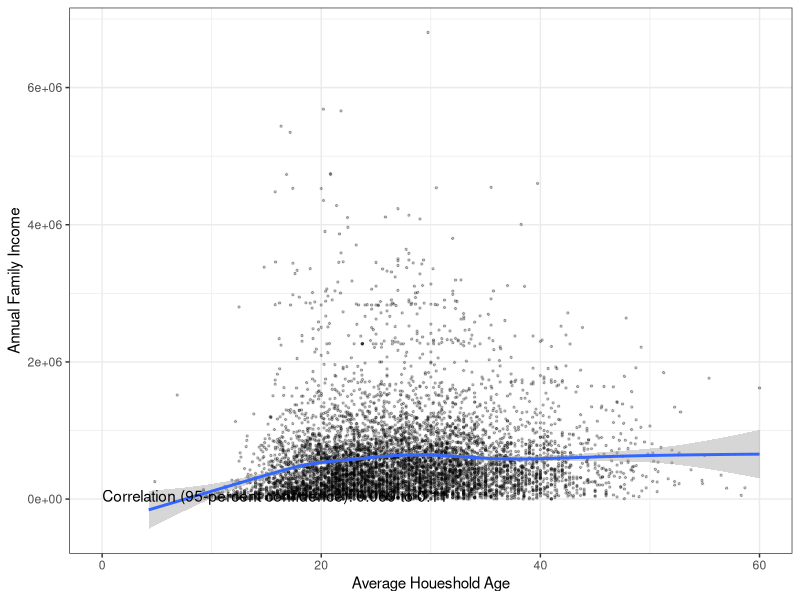
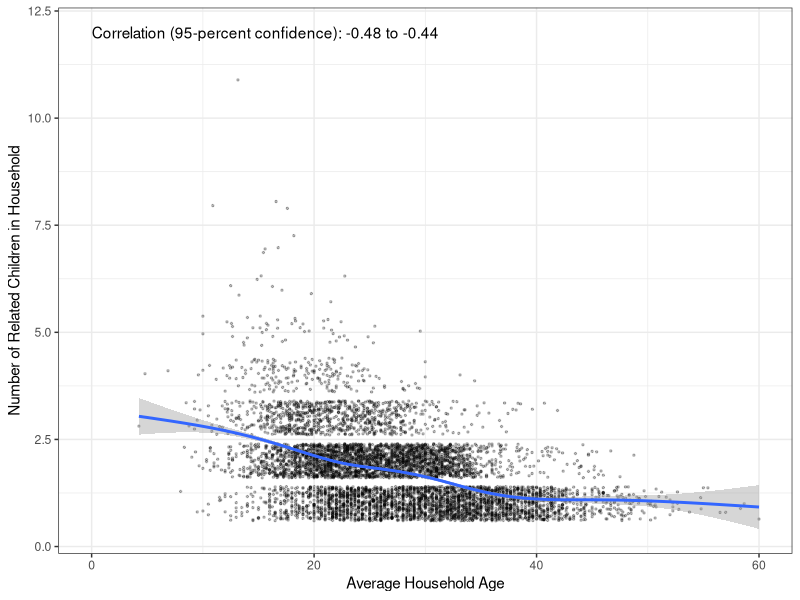
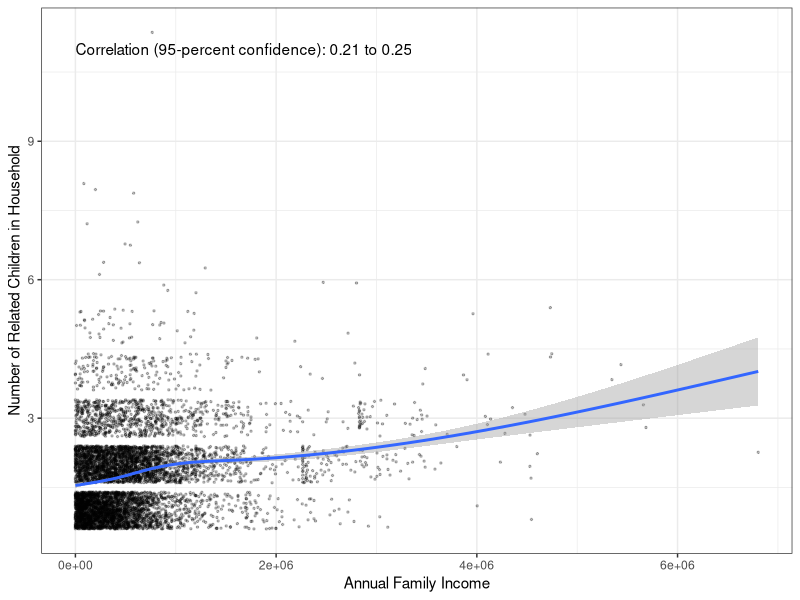

Recreate these plots in R, in order. (Note: this script raises an error after producing the figures.)
## ---- chunk 1
library(tidyverse)
library(ggplot2)
mfa<- read.csv("2017 ACS Family Assistance Household.csv")
## ---- chunk 2
head(mfa)
## ---- chunk 3
#Age on Income 
correlation_aoi <- cor.test(mfa$AGE, mfa$FINC)

correlation_aoi
ggplot(mfa, aes(x = AGE, y = FINC)) +
  geom_point(size = 0.5, alpha = 0.25, position = "jitter") +
  geom_smooth() +
  theme_bw() +
  scale_x_continuous(name = "Average Houeshold Age") +
  scale_y_continuous(name = "Annual Family Income") +
  annotate(geom = "text", x = 0, y = 50000, 
           label = paste("Correlation (95-percent confidence):",
                         prettyNum(correlation_aoi$conf.int[1], digits = 2), 
                         "to",
                         prettyNum(correlation_aoi$conf.int[2], digits = 2)),
           hjust = 0)
  
## ---- chunk 4
#Age on Number of Related Children
correlation_aoc <- cor.test(mfa$AGE, mfa$KIDS)

correlation_aoc
ggplot(mfa, aes(x = AGE, y = KIDS)) +
  geom_point(size = 0.5, alpha = 0.25, position = "jitter") +
  geom_smooth() +
  theme_bw() +
  scale_x_continuous(name = "Average Household Age") +
  scale_y_continuous(name = "Number of Related Children in Household") +
  annotate(geom = "text", x = 0, y = 12, 
           label = paste("Correlation (95-percent confidence):",
                         prettyNum(correlation_aoc$conf.int[1], digits = 2), 
                         "to",
                         prettyNum(correlation_aoc$conf.int[2], digits = 2)),
           hjust = 0)
## ---- chunk 5
#Annual Family Income on Number of Related Children
correlation_foc <- cor.test(mfa$FINC, mfa$KIDS)

correlation_foc
ggplot(mfa, aes(x = FINC, y = KIDS)) +
  geom_point(size = 0.5, alpha = 0.25, position = "jitter") +
  geom_smooth() +
  theme_bw() +
  scale_x_continuous(name = "Annual Family Income") +
  scale_y_continuous(name = "Number of Related Children in Household") +
  annotate(geom = "text", x = 0, y = 11, 
           label = paste("Correlation (95-percent confidence):",
                         prettyNum(correlation_foc$conf.int[1], digits = 2), 
                         "to",
                         prettyNum(correlation_foc$conf.int[2], digits = 2)),
           hjust = 0)
## ---- chunk 6
#SNAP Recipients on Number of Related Children

difference <- t.test(KIDS ~ SNAP == "Does this work or not?",
                    data = mfa)

difference

ggplot(mfa, aes(x = FS_label, y = NRC)) +
  geom_violin() +
  theme_bw() +
  scale_x_discrete(name = "Do families with more children recieve SNAP?",
                   labels = c("No", "Yes")) +
   scale_y_continuous(name = "Gross monthly rent", 
                     breaks = seq(0, 6000, by = 500),
                     labels = paste("$", 
                                    prettyNum(seq(0, 6000, by = 500),
                                              big.mark = ","))) +
  annotate(geom = "text", x = 1.5, y = 2500, size = 3,
           label = paste("Difference in means\n(95% confidence):\n$",
                         prettyNum(abs(difference$conf.int[2]), 
                                   digits = 0), " to $",
                         prettyNum(abs(difference$conf.int[1]), 
                                   digits = 0),
                         sep = "")) +
  annotate(geom = "text", x = 1, y = difference$estimate[1], size = 3,
           label = paste("Mean (95% confidence):\n$",
                         prettyNum(difference$estimate[1], digits = 0))) +
  annotate(geom = "text", x = 2, y = difference$estimate[2], size = 3,
           label = paste("Mean (95% confidence):\n$",
                         prettyNum(difference$estimate[2], digits = 0)))

## ---- chunk 7
#SNAP Recipient on Number of Related Children
anova_sok <- aov(KIDS ~ SNAP, data = mfa)

summary(anova_sok)
#              Df Sum Sq Mean Sq F value   Pr(>F)    
#SNAP           1     36   36.19   49.43 2.25e-12 ***
#Residuals   7040   5154    0.73                     
#---
#Signif. codes:  0 ‘***’ 0.001 ‘**’ 0.01 ‘*’ 0.05 ‘.’ 0.1 ‘ ’ 1

differences_sok <- TukeyHSD(anova_sok)

as_tibble(cbind(pair = row.names(differences_sok$FS_label),
                differences_sok$FS_label))

ggplot(mfa, aes(x = SNAP, y = KIDS)) +
  geom_boxplot() +
  theme_bw() +
  theme(axis.text.x = element_text(angle = 90)) +
  scale_x_discrete(name = "Recieving SNAP") +
  scale_y_continuous(name = "Number of Related Children", 
                     breaks = seq(0, 12, by = 1),
                     labels = paste(prettyNum(seq(0, 12, by = 1)
                                              )))

## ---- chunk 8
#New Baby on Number of Related Children

anova_fer <- aov(KIDS ~ FERH, data = mfa)

summary(anova_fer)
#               Df Sum Sq Mean Sq F value Pr(>F)    
#FERH           1      5   4.667   6.336 0.0119 *
#Residuals   7040   5186   0.737                 
#---
#Signif. codes:  0 ‘***’ 0.001 ‘**’ 0.01 ‘*’ 0.05 ‘.’ 0.1 ‘ ’ 1

differences_fer <- TukeyHSD(anova_fer)

as_tibble(cbind(pair = row.names(differences_fer$FER_label),
                differences_fer$FER_label))

ggplot(mfa, aes(x = FERH, y = KIDS)) +
  geom_boxplot() +
  theme_bw() +
  theme(axis.text.x = element_text(angle = 0)) +
  scale_x_discrete(name = "Had a Child in the last 12 months") +
  scale_y_continuous(name = "Number of Related Children", 
                     breaks = seq(0, 12, by = 1),
                     labels = paste(prettyNum(seq(0, 12, by = 1)
                                              )))
## ---- chunk 9
#New Baby on Income
anova_inc <- aov(FINC ~ FERH, data = mfa)

summary(anova_inc)
#              Df    Sum Sq   Mean Sq F value Pr(>F)  
#FERH           1 2.035e+12 2.035e+12   5.597  0.018 *
#Residuals   7040 2.560e+15 3.636e+11                 
#---
#Signif. codes:  0 ‘***’ 0.001 ‘**’ 0.01 ‘*’ 0.05 ‘.’ 0.1 ‘ ’ 1

differences_inc <- TukeyHSD(anova_inc)

as_tibble(cbind(pair = row.names(differences_inc$FER_label),
                differences_inc$FER_label))

ggplot(mfa, aes(x = FERH, y = FINC)) +
  geom_boxplot() +
  theme_bw() +
  theme(axis.text.x = element_text(angle = 0)) +
  scale_x_discrete(name = "Had a Child in the Last 12 Months") +
  scale_y_continuous(name = "Annual Family Income", 
                     breaks = seq(0, 7000000, 10000),
                     labels = paste(prettyNum(seq(0, 7000000, 10000)
                                              )))

## ---- chunk 10
#New Baby in last 12 Months on Snap Recipients
chi_sq_fer <- chisq.test(mfa$FERH, mfa$SNAP == 
                       "oh its something'") 

chi_sq_fer

chi_sq_fer$observed
chi_sq_fer$expected
